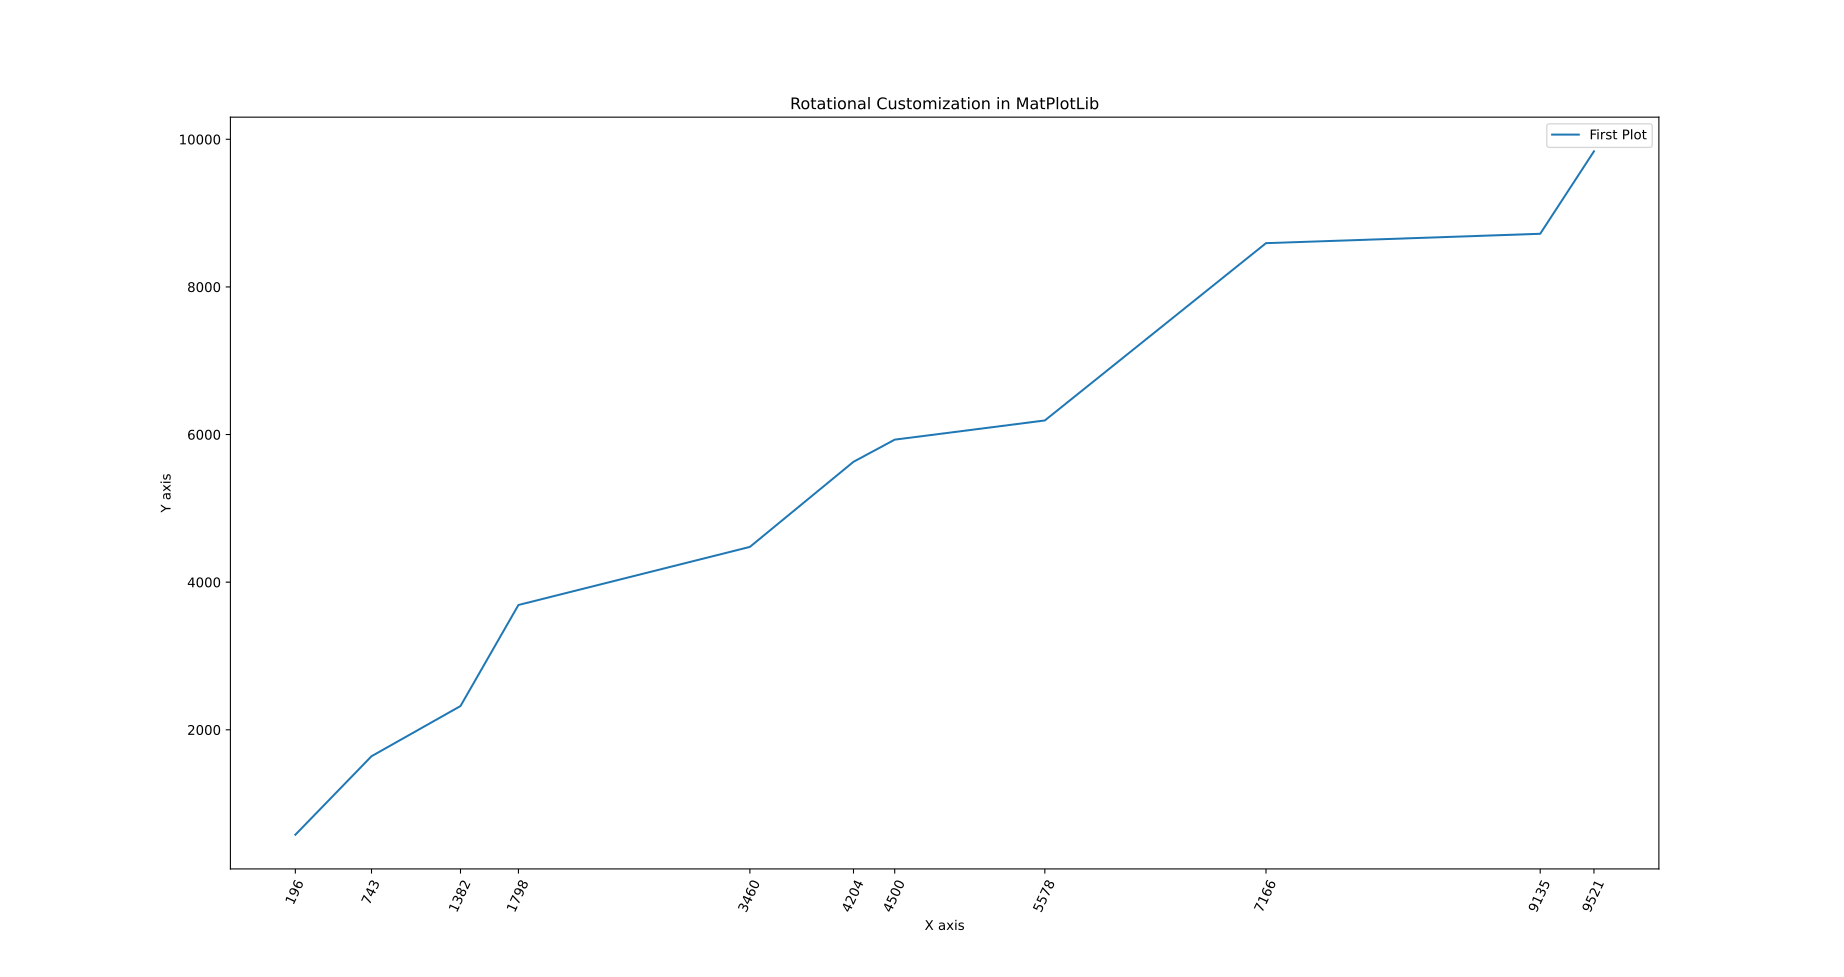

The script that drew this image:
# Date 17-06-2021

import matplotlib.pyplot as plt

x = [743, 5578, 9135,  196, 9521,  4500, 1382, 1798,  4204, 3460, 7166]
y = [4478, 1642, 5931, 9837, 5631, 2322, 3691, 8593, 8720, 6191,  578]


x.sort()
y.sort()


plt.plot(x, y, label='First Plot')
plt.xlabel('X axis')
plt.ylabel('Y axis')
plt.title('Rotational Customization in MatPlotLib')
plt.legend()
plt.xticks(x, rotation=65)
plt.show()
